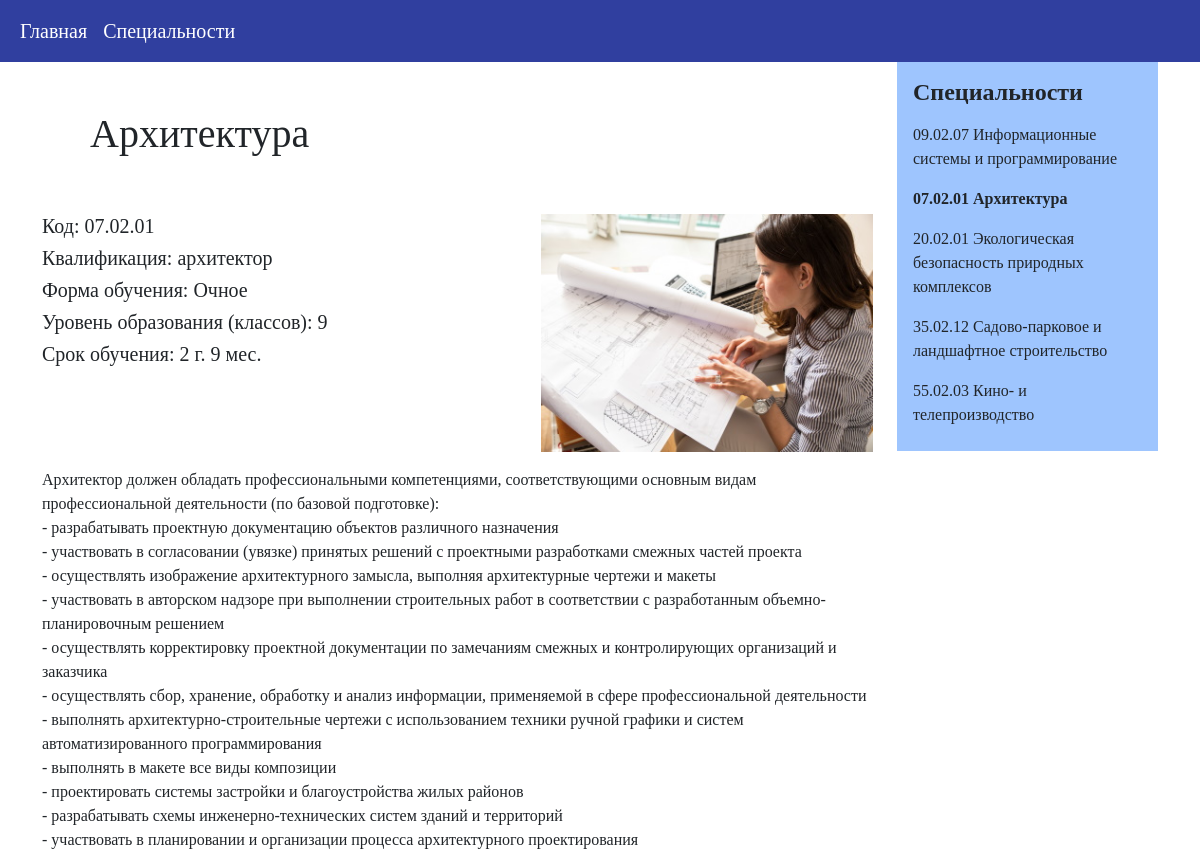
/2, run on the app's committed database.
### main/models.py (models this page shows, shortened)
class Specialty(models.Model):
    title = models.CharField('Название', max_length=100)
    code = models.CharField('Код', max_length=20)
    qualification = models.CharField('Квалификация', max_length=100)
    description = models.TextField('Описание')
    form_of_education = models.CharField('Форма обучения', max_length=20)
    education_level = models.CharField('Уровень образования', max_length=20)
    period_of_study = models.CharField('Срок обучения', max_length=20)
    image_main = models.ImageField('Главная картинка', blank=True, null=True, upload_to='images')
    image_description = models.ImageField('Картинка в описании', blank=True, null=True, upload_to='images')
    class Meta:
        verbose_name = 'Специальность'
        verbose_name_plural = 'Специальности'

### main/views.py (the view)
# urls.py: path('<int:pk>', views.SpecialtyDetailView.as_view(), name='specialty-detail')
class SpecialtyDetailView(DetailView):
    model = Specialty
    template_name = 'main/specialty_detail.html'
    context_object_name = 'specialty'
    extra_context = {'specialities': Specialty.objects.all()}

### main/templates/main/specialty_detail.html (shortened to what this page needs)
{% extends 'main/layout.html' %}
{% block content %}
<div class="features">
    <div class="row">
        <div class="col-sm-9">
            <h1 class="p-5">{{ specialty.title }}</h1>
            <div class="row">
                <div class="col-sm-7">
                    <h5>Код: {{ specialty.code }}</h5>
                    <h5>Квалификация: {{ specialty.qualification }} </h5>
                    <h5>Форма обучения: {{ specialty.form_of_education }} </h5>
                    <h5>Уровень образования (классов): {{ specialty.education_level }} </h5>
                    <h5>Срок обучения: {{ specialty.period_of_study }} </h5>
                </div>
                <div class="col-sm-5">
                    <img src="{{ specialty.image_description.url }}" class="card-img-top">
                </div>
            </div>
            <p>{{ specialty.description|linebreaks }}</p>
        </div>
        <div class="col-sm-3">
            <div class="p-3 bg-secondary-ppk">
                <h4 class="fw-bold">Специальности</h4>
                <ul class="navbar-nav me-auto mb-2 mb-lg-0">
                    {% for spec in specialities %}
                    <li class="nav-item">
                        <a class="nav-link {% if specialty.id == spec.id %}fw-bold{% endif %}" href="{% url 'specialty-detail' spec.id %}">{{ spec.code }} {{ spec.title }}</a>
                    </li>
                    {% endfor %}
                </ul>
            </div>
        </div>
    </div>
</div>
{% endblock %}

### main/static/main/css/style.css (style rules this page uses)
body { font-family: ukAntique }

### main/static/main/css/ppk_style.css (style rules this page uses)
.bg-secondary-ppk { background-color: #9ec5fe }

### data on the page
Specialty: title "Архитектура", code "07.02.01", qualification "архитектор", form_of_education "Очное", education_level "9", period_of_study "2 г. 9 мес.", image_description (picture), description "Архитектор должен обладать профессиональными компетенциями, соответствующими основным видам профессиональной деятельности (по базовой подготовке): - разрабатывать проектную документацию объектов различного назначения - участвовать в согласовании (увязке) принятых решений с проектными разработками смежных частей проекта - осуществлять изображение архитектурного замысла, выполняя архитектурные чертежи и макеты - участвовать в авторском надзоре при выполнении строительных работ в соответствии с разработанным объемно- планировочным решением - осуществлять корректировку проектной документации по замечаниям смежных и контролирующих организаций и заказчика - осуществлять сбор, хранение, обработку…"
Specialty: code "09.02.07", title "Информационные системы и программирование"
Specialty: code "20.02.01", title "Экологическая безопасность природных комплексов"
Specialty: code "35.02.12", title "Садово-парковое и ландшафтное строительство"
Specialty: code "55.02.03", title "Кино- и телепроизводство"
